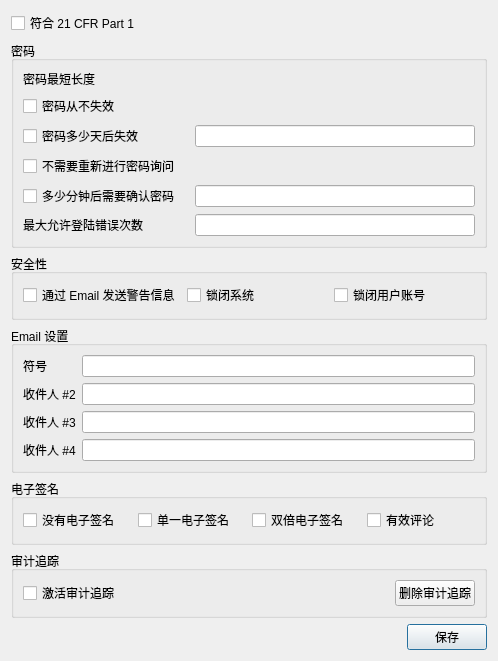
<?xml version="1.0" encoding="UTF-8"?>
<ui version="4.0">
 <class>SettingWidget</class>
 <widget class="QWidget" name="SettingWidget">
  <property name="geometry">
   <rect>
    <x>0</x>
    <y>0</y>
    <width>498</width>
    <height>661</height>
   </rect>
  </property>
  <property name="windowTitle">
   <string>Form</string>
  </property>
  <property name="styleSheet">
   <string notr="true"/>
  </property>
  <layout class="QGridLayout" name="gridLayout_6">
   <item row="0" column="0">
    <widget class="QCheckBox" name="checkBox">
     <property name="text">
      <string>符合 21 CFR Part 1</string>
     </property>
    </widget>
   </item>
   <item row="1" column="0">
    <widget class="QGroupBox" name="groupBox">
     <property name="title">
      <string>密码</string>
     </property>
     <layout class="QGridLayout" name="gridLayout">
      <property name="horizontalSpacing">
       <number>15</number>
      </property>
      <item row="0" column="0" colspan="2">
       <widget class="QLabel" name="label">
        <property name="text">
         <string>密码最短长度</string>
        </property>
       </widget>
      </item>
      <item row="1" column="0">
       <widget class="QCheckBox" name="checkBox_2">
        <property name="text">
         <string>密码从不失效</string>
        </property>
       </widget>
      </item>
      <item row="2" column="0">
       <widget class="QCheckBox" name="checkBox_3">
        <property name="text">
         <string>密码多少天后失效</string>
        </property>
       </widget>
      </item>
      <item row="2" column="1">
       <widget class="QLineEdit" name="lineEdit"/>
      </item>
      <item row="3" column="0" colspan="2">
       <widget class="QCheckBox" name="checkBox_4">
        <property name="text">
         <string>不需要重新进行密码询问</string>
        </property>
       </widget>
      </item>
      <item row="4" column="0">
       <widget class="QCheckBox" name="checkBox_5">
        <property name="text">
         <string>多少分钟后需要确认密码</string>
        </property>
       </widget>
      </item>
      <item row="4" column="1">
       <widget class="QLineEdit" name="lineEdit_2"/>
      </item>
      <item row="5" column="0">
       <widget class="QLabel" name="label_2">
        <property name="text">
         <string>最大允许登陆错误次数</string>
        </property>
       </widget>
      </item>
      <item row="5" column="1">
       <widget class="QLineEdit" name="lineEdit_3"/>
      </item>
     </layout>
    </widget>
   </item>
   <item row="2" column="0">
    <widget class="QGroupBox" name="groupBox_2">
     <property name="title">
      <string>安全性</string>
     </property>
     <layout class="QHBoxLayout" name="horizontalLayout_2">
      <item>
       <widget class="QCheckBox" name="checkBox_6">
        <property name="text">
         <string>通过 Email 发送警告信息</string>
        </property>
       </widget>
      </item>
      <item>
       <widget class="QCheckBox" name="checkBox_7">
        <property name="text">
         <string>锁闭系统</string>
        </property>
       </widget>
      </item>
      <item>
       <widget class="QCheckBox" name="checkBox_8">
        <property name="text">
         <string>锁闭用户账号</string>
        </property>
       </widget>
      </item>
     </layout>
    </widget>
   </item>
   <item row="3" column="0">
    <widget class="QGroupBox" name="groupBox_3">
     <property name="title">
      <string>Email 设置</string>
     </property>
     <layout class="QGridLayout" name="gridLayout_3">
      <item row="0" column="0">
       <widget class="QLabel" name="label_3">
        <property name="text">
         <string>符号</string>
        </property>
       </widget>
      </item>
      <item row="0" column="1">
       <widget class="QLineEdit" name="lineEdit_4"/>
      </item>
      <item row="1" column="0">
       <widget class="QLabel" name="label_4">
        <property name="text">
         <string>收件人 #2</string>
        </property>
       </widget>
      </item>
      <item row="1" column="1">
       <widget class="QLineEdit" name="lineEdit_5"/>
      </item>
      <item row="2" column="0">
       <widget class="QLabel" name="label_5">
        <property name="text">
         <string>收件人 #3</string>
        </property>
       </widget>
      </item>
      <item row="2" column="1">
       <widget class="QLineEdit" name="lineEdit_6"/>
      </item>
      <item row="3" column="0">
       <widget class="QLabel" name="label_6">
        <property name="text">
         <string>收件人 #4</string>
        </property>
       </widget>
      </item>
      <item row="3" column="1">
       <widget class="QLineEdit" name="lineEdit_7"/>
      </item>
     </layout>
    </widget>
   </item>
   <item row="4" column="0">
    <widget class="QGroupBox" name="groupBox_4">
     <property name="title">
      <string>电子签名</string>
     </property>
     <layout class="QGridLayout" name="gridLayout_4">
      <item row="0" column="0">
       <widget class="QCheckBox" name="checkBox_9">
        <property name="text">
         <string>没有电子签名</string>
        </property>
       </widget>
      </item>
      <item row="0" column="1">
       <widget class="QCheckBox" name="checkBox_10">
        <property name="text">
         <string>单一电子签名</string>
        </property>
       </widget>
      </item>
      <item row="0" column="2">
       <widget class="QCheckBox" name="checkBox_11">
        <property name="text">
         <string>双倍电子签名</string>
        </property>
       </widget>
      </item>
      <item row="0" column="3">
       <widget class="QCheckBox" name="checkBox_12">
        <property name="text">
         <string>有效评论</string>
        </property>
       </widget>
      </item>
     </layout>
    </widget>
   </item>
   <item row="5" column="0">
    <widget class="QGroupBox" name="groupBox_5">
     <property name="title">
      <string>审计追踪</string>
     </property>
     <layout class="QGridLayout" name="gridLayout_5">
      <item row="0" column="1">
       <spacer name="horizontalSpacer">
        <property name="orientation">
         <enum>Qt::Horizontal</enum>
        </property>
        <property name="sizeHint" stdset="0">
         <size>
          <width>205</width>
          <height>20</height>
         </size>
        </property>
       </spacer>
      </item>
      <item row="0" column="0">
       <widget class="QCheckBox" name="checkBox_13">
        <property name="text">
         <string>激活审计追踪</string>
        </property>
       </widget>
      </item>
      <item row="0" column="2">
       <widget class="QPushButton" name="pushButton">
        <property name="text">
         <string>删除审计追踪</string>
        </property>
       </widget>
      </item>
     </layout>
    </widget>
   </item>
   <item row="6" column="0">
    <layout class="QHBoxLayout" name="horizontalLayout">
     <item>
      <spacer name="horizontalSpacer_2">
       <property name="orientation">
        <enum>Qt::Horizontal</enum>
       </property>
       <property name="sizeHint" stdset="0">
        <size>
         <width>40</width>
         <height>20</height>
        </size>
       </property>
      </spacer>
     </item>
     <item>
      <widget class="QPushButton" name="pushButton_3">
       <property name="text">
        <string>保存</string>
       </property>
       <property name="default">
        <bool>true</bool>
       </property>
      </widget>
     </item>
    </layout>
   </item>
  </layout>
 </widget>
 <resources/>
 <connections/>
</ui>
